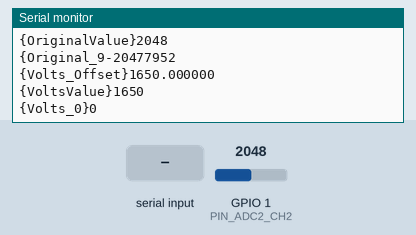
A sketch run on a simulated ESP32. Parts: the last lines printed to the serial monitor. The inputs (shaded band) are chosen by the test bench; at power-on: GPIO 1 (PIN_ADC2_CH2) = 2048 (analog values on the 0–4095 scale).

Above: at 5.4 s.
5.5 s: GPIO 1 (PIN_ADC2_CH2) set to 2866
At 5.57 s:
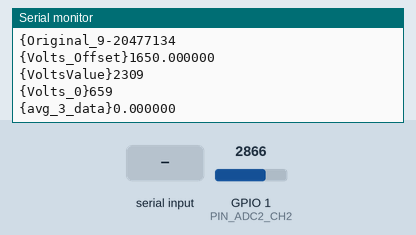
7.0 s: "90,45\n" received over Serial
8.5 s: "30,150\n" received over Serial
10.0 s: GPIO 1 (PIN_ADC2_CH2) set to 3603
At 10.9 s:
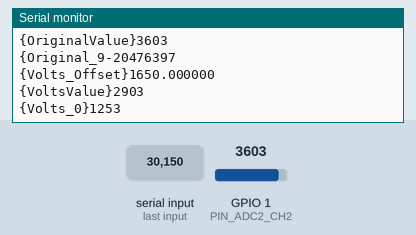
Timing chart, 0 to 12.5 s (numbered marks = the images above; inputs shaded):
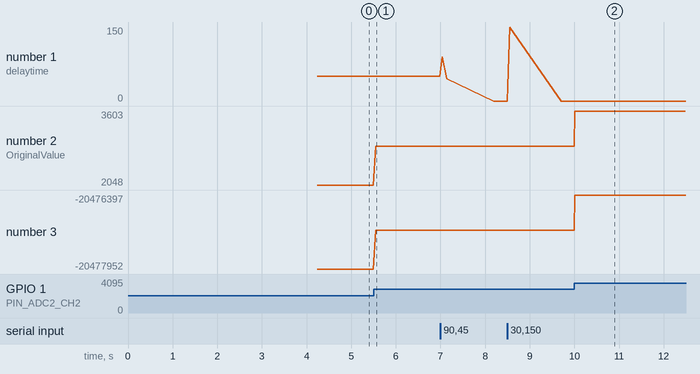

Measured:
- after the input at 5.5 s, the serial monitor: prints a new line after 0.05 s (image 1)
- after the input at 10.0 s, the serial monitor: prints a new line at once (image 2)
- plotted number 2: 2048 → 2866 after the input at 5.5 s, 2866 → 3603 after the input at 10.0 s
- plotted number 3: -20477952 → -20477134 after the input at 5.5 s, -20477134 → -20476397 after the input at 10.0 s

The sketch:

URT.ino
```cpp
#include <Arduino.h>
#define PIN_ADC2_CH2 1   //定义adc引脚宏
int delaytime =50;//默认delay，可通过串口传入数据改变
int receivedValue;
float avg_3[6]={0,0,0,0,0,1};/*
数据1，数据2，数据3，flag(第几次保存数据了)，平均值,重置模式(1:三次传一次，然后清空所有数据  2:取最新三次平均值)
*/
float offset[2]={0,0};//Origina Volts 的偏移量

void __offset_INIT__(){
  delay(1000);
  Serial.printf("START INIT OFFSET ! PLEASE WAIT!\n");
  for(int i=1;i<=10000;i++){
  offset[0] += float(analogRead(PIN_ADC2_CH2));         //读取ADC原始值
  offset[1] += float(analogReadMilliVolts(PIN_ADC2_CH2));//电压值（单位毫伏）
  }
  offset[1] /= 10000;
  Serial.printf("OFFSET OK ! START OUTPUT !\n");
  delay(1000);
}


void setup() {

  Serial.begin(115200);      //初始化配置串口
  analogReadResolution(12);  //设置ADC的分辨率为12位(0-4096)
  analogSetAttenuation(ADC_11db);//设置衰减
/*
衰减倍数
0dB衰减（ADC_ATTEN_0db）表示参考电压为1.1V
2.5dB衰减（ADC_ATTEN_2_5db）表示参考电压为1.5V
6dB衰减（ADC_ATTEN_6db）表示参考电压为2.2V
11dB衰减（ADC_ATTEN_11db）表示参考电压为3.9V
ADC_ATTEN_DB_0    0 mV ~ 750 mV

ADC_ATTEN_DB_2_5  0 mV ~ 1050 mV

ADC_ATTEN_DB_6    0 mV ~ 1300 mV

ADC_ATTEN_DB_11   0 mV ~ 2500 mV
*/
  __offset_INIT__();//初始化偏移量
}


void loop() {
  //定义两个变量用于保存ADC采集的原始值和电压值（单位毫伏）
  int analogOriginalValue = 0;
  int analogVoltsValue = 0;

  //##### 改设置 #####
  /*
  目前是发什么delay改成什么
  */
  if (Serial.available()) { // 如果有可用的串口数据
  delaytime = Serial.parseInt();//读取串口数据
 // int trashcan = Serial.parseInt();//去掉串口数据末尾不知道是回车还是啥，如果不去掉就默认13ms了
  }

  //##### 收集数据 #####
  analogOriginalValue = analogRead(PIN_ADC2_CH2);         //读取ADC原始值
  analogVoltsValue = analogReadMilliVolts(PIN_ADC2_CH2);  //读取ADC电压值（范围毫伏）

  //##### 处理数据 #####
  switch(int(avg_3[5])){

    case 1:{//初始化数据和flag，保留平均值（第4项），这个是每三次才传一次，传完后清空数据
      if (avg_3[3]<3){
        avg_3[int(avg_3[3])]=analogVoltsValue;//第 flag 个元素收集数据
        avg_3[3]++;
      }
      else{
        avg_3[4]=(avg_3[0]+avg_3[1]+avg_3[2])/3;
        for(int i=0;i<4;i++){
        avg_3[i]=0;
        }
      }
        break;
    }

    case 2:{//初始化数据，flag初始化，取最新三次求平均值
      avg_3[int(avg_3[3])]=analogVoltsValue;//第 flag 个元素收集数据
      avg_3[3]++;
      avg_3[4]=(avg_3[0]+avg_3[1]+avg_3[2])/3;
      if (avg_3[3]==3){
        avg_3[3]=0;
      }
      break;
    }
  }


  //##### 输出数据 #####
  // 上传A读取的ADC值:
  //Serial.printf("ADC analog value = %d\n",analogOriginalValue);
  Serial.printf("{delaytime}%d\n",delaytime);//延迟时间

  Serial.printf("{Ori_Offset}%f\n",offset[0]);//ori偏移量
  Serial.printf("{OriginalValue}%d\n",analogOriginalValue);//原始值
  Serial.printf("{Original_9%d\n",analogOriginalValue-int(offset[0]));//ori修正后

  Serial.printf("{Volts_Offset}%f\n",offset[1]);//Volts偏移量
  Serial.printf("{VoltsValue}%d\n",analogVoltsValue);//毫伏为单位
  Serial.printf("{Volts_0}%d\n",analogVoltsValue-int(offset[1]));//毫伏为单位，以0为中心

  switch (int(avg_3[5])){
    case 1:{
      if (avg_3[3]==0){
        Serial.printf("{avg_3_data}%f\n",avg_3[4]-offset[1]);
      }
      break;
    }
    case 2:{
      Serial.printf("{avg_3_data}%f\n",avg_3[4]-offset[1]);
      break;
    }
  }

  delay(delaytime);  //延时
}
```
